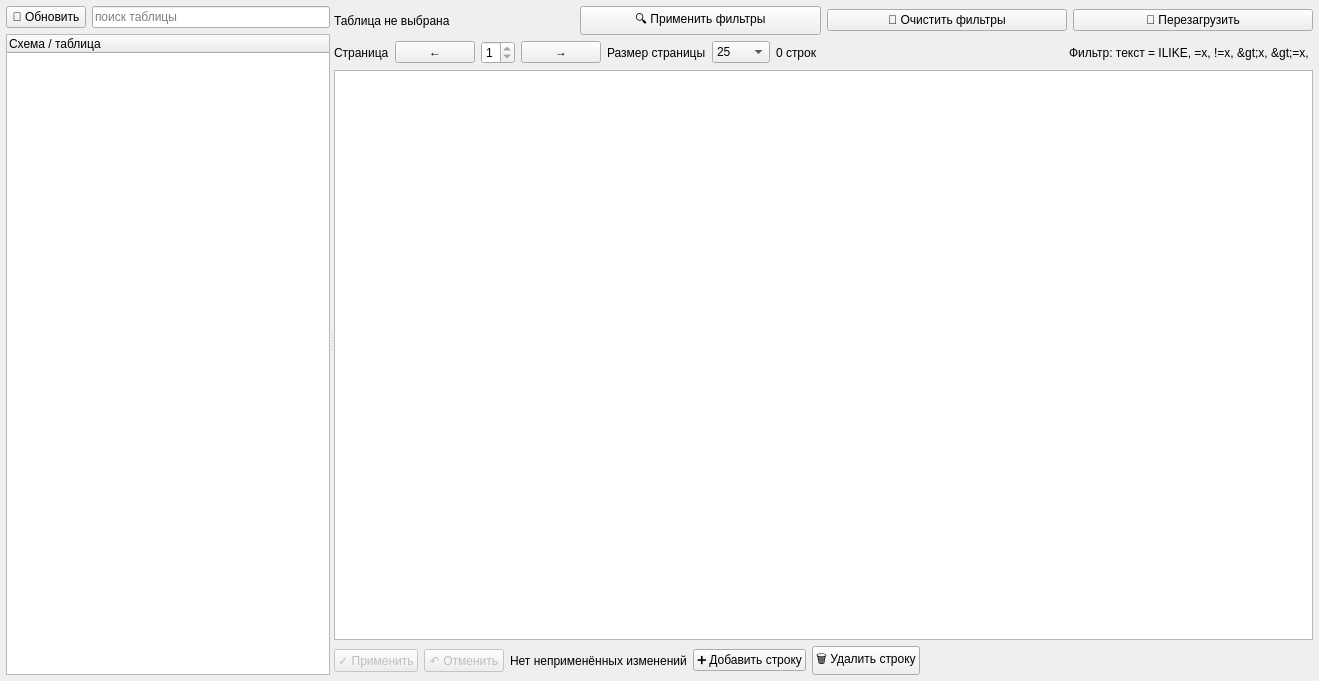
<?xml version="1.0" encoding="UTF-8"?>
<ui version="4.0">
 <class>DbBrowserTab</class>
 <widget class="QWidget" name="DbBrowserTab">
  <property name="geometry">
   <rect>
    <x>0</x>
    <y>0</y>
    <width>1319</width>
    <height>681</height>
   </rect>
  </property>
  <layout class="QVBoxLayout" name="root_layout">
   <property name="leftMargin">
    <number>6</number>
   </property>
   <property name="topMargin">
    <number>6</number>
   </property>
   <property name="rightMargin">
    <number>6</number>
   </property>
   <property name="bottomMargin">
    <number>6</number>
   </property>
   <item>
    <widget class="QSplitter" name="splitter">
     <property name="orientation">
      <enum>Qt::Horizontal</enum>
     </property>
     <widget class="QWidget" name="left_panel">
      <layout class="QVBoxLayout" name="left_layout">
       <property name="leftMargin">
        <number>0</number>
       </property>
       <property name="topMargin">
        <number>0</number>
       </property>
       <property name="rightMargin">
        <number>0</number>
       </property>
       <property name="bottomMargin">
        <number>0</number>
       </property>
       <item>
        <layout class="QHBoxLayout" name="table_toolbar">
         <item>
          <widget class="QPushButton" name="reload_tables_btn">
           <property name="text">
            <string>🔄 Обновить</string>
           </property>
          </widget>
         </item>
         <item>
          <widget class="QLineEdit" name="table_search">
           <property name="placeholderText">
            <string>поиск таблицы</string>
           </property>
          </widget>
         </item>
        </layout>
       </item>
       <item>
        <widget class="QTreeWidget" name="tables_tree">
         <column>
          <property name="text">
           <string>Схема / таблица</string>
          </property>
         </column>
        </widget>
       </item>
      </layout>
     </widget>
     <widget class="QWidget" name="right_panel">
      <layout class="QVBoxLayout" name="right_layout">
       <property name="leftMargin">
        <number>0</number>
       </property>
       <property name="topMargin">
        <number>0</number>
       </property>
       <property name="rightMargin">
        <number>0</number>
       </property>
       <property name="bottomMargin">
        <number>0</number>
       </property>
       <item>
        <layout class="QHBoxLayout" name="top_toolbar">
         <item>
          <widget class="QLabel" name="table_label">
           <property name="text">
            <string>Таблица не выбрана</string>
           </property>
           <property name="margin">
            <number>8</number>
           </property>
          </widget>
         </item>
         <item>
          <widget class="QPushButton" name="apply_filters_btn">
           <property name="text">
            <string>🔍 Применить фильтры</string>
           </property>
          </widget>
         </item>
         <item>
          <widget class="QPushButton" name="clear_filters_btn">
           <property name="text">
            <string>🧹 Очистить фильтры</string>
           </property>
          </widget>
         </item>
         <item>
          <widget class="QPushButton" name="reload_page_btn">
           <property name="text">
            <string>🔄 Перезагрузить</string>
           </property>
          </widget>
         </item>
        </layout>
       </item>
       <item>
        <layout class="QHBoxLayout" name="pager_layout">
         <item>
          <widget class="QLabel" name="page_label">
           <property name="text">
            <string>Страница</string>
           </property>
           <property name="margin">
            <number>6</number>
           </property>
          </widget>
         </item>
         <item>
          <widget class="QPushButton" name="prev_btn">
           <property name="text">
            <string>←</string>
           </property>
          </widget>
         </item>
         <item>
          <widget class="QSpinBox" name="page_spin">
           <property name="minimum">
            <number>1</number>
           </property>
           <property name="maximum">
            <number>1</number>
           </property>
          </widget>
         </item>
         <item>
          <widget class="QPushButton" name="next_btn">
           <property name="text">
            <string>→</string>
           </property>
          </widget>
         </item>
         <item>
          <widget class="QLabel" name="page_size_label">
           <property name="text">
            <string>Размер страницы</string>
           </property>
          </widget>
         </item>
         <item>
          <widget class="QComboBox" name="page_size">
           <item>
            <property name="text">
             <string>25</string>
            </property>
           </item>
           <item>
            <property name="text">
             <string>50</string>
            </property>
           </item>
           <item>
            <property name="text">
             <string>100</string>
            </property>
           </item>
           <item>
            <property name="text">
             <string>250</string>
            </property>
           </item>
           <item>
            <property name="text">
             <string>500</string>
            </property>
           </item>
           <item>
            <property name="text">
             <string>1000</string>
            </property>
           </item>
          </widget>
         </item>
         <item>
          <widget class="QLabel" name="total_label">
           <property name="text">
            <string>0 строк</string>
           </property>
          </widget>
         </item>
         <item>
          <spacer name="pager_spacer">
           <property name="orientation">
            <enum>Qt::Horizontal</enum>
           </property>
           <property name="sizeHint" stdset="0">
            <size>
             <width>40</width>
             <height>20</height>
            </size>
           </property>
          </spacer>
         </item>
         <item>
          <widget class="QLabel" name="filter_hint">
           <property name="text">
            <string>Фильтр: текст = ILIKE, =x, !=x, &gt;x, &gt;=x, &lt;x, &lt;=x, NULL, !NULL</string>
           </property>
          </widget>
         </item>
        </layout>
       </item>
       <item>
        <widget class="QTableWidget" name="data_grid">
         <property name="contextMenuPolicy">
          <enum>Qt::CustomContextMenu</enum>
         </property>
         <property name="alternatingRowColors">
          <bool>true</bool>
         </property>
         <property name="selectionMode">
          <enum>QAbstractItemView::ExtendedSelection</enum>
         </property>
         <property name="selectionBehavior">
          <enum>QAbstractItemView::SelectItems</enum>
         </property>
        </widget>
       </item>
       <item>
        <layout class="QHBoxLayout" name="horizontalLayout_2">
         <item>
          <widget class="QPushButton" name="save_btn">
           <property name="enabled">
            <bool>false</bool>
           </property>
           <property name="toolTip">
            <string>Записать изменённые ячейки в БД</string>
           </property>
           <property name="text">
            <string>✓ Применить</string>
           </property>
          </widget>
         </item>
         <item>
          <widget class="QPushButton" name="cancel_btn">
           <property name="enabled">
            <bool>false</bool>
           </property>
           <property name="toolTip">
            <string>Вернуть изменённые ячейки к значениям, загруженным из БД</string>
           </property>
           <property name="text">
            <string>↶ Отменить</string>
           </property>
          </widget>
         </item>
         <item>
          <widget class="QLabel" name="pending_changes_label">
           <property name="text">
            <string>Нет неприменённых изменений</string>
           </property>
          </widget>
         </item>
         <item>
          <widget class="QPushButton" name="add_row_btn">
           <property name="text">
            <string>➕ Добавить строку</string>
           </property>
          </widget>
         </item>
         <item>
          <widget class="QPushButton" name="delete_row_btn">
           <property name="text">
            <string>🗑 Удалить строку</string>
           </property>
          </widget>
         </item>
         <item>
          <spacer name="horizontalSpacer">
           <property name="orientation">
            <enum>Qt::Horizontal</enum>
           </property>
           <property name="sizeHint" stdset="0">
            <size>
             <width>40</width>
             <height>20</height>
            </size>
           </property>
          </spacer>
         </item>
        </layout>
       </item>
      </layout>
     </widget>
    </widget>
   </item>
  </layout>
 </widget>
 <resources/>
 <connections/>
</ui>
